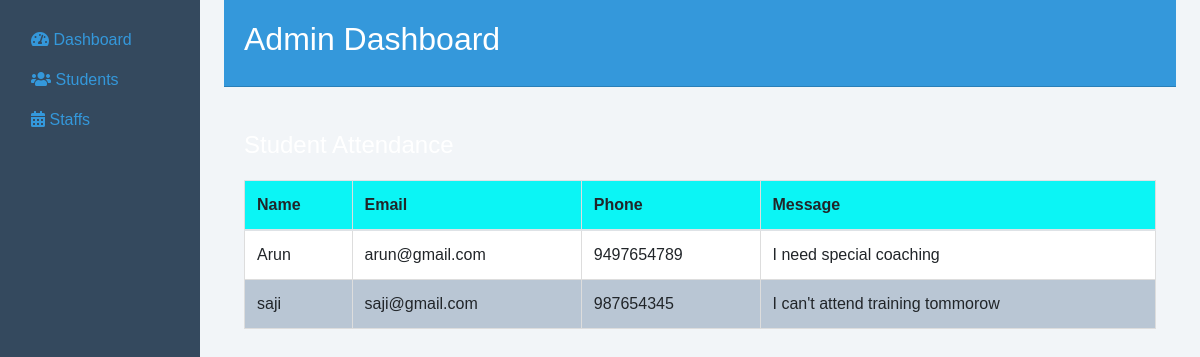
Before: /adminstudent with the older database file.
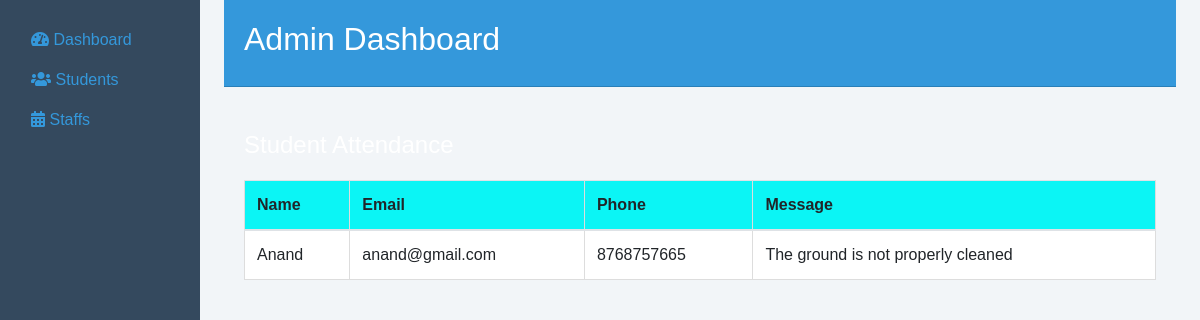
After: the same page with the newer database file.
### student/models.py (models this page shows)
class support(models.Model):
    name = models.CharField(blank=False,max_length=50)
    email = models.EmailField(blank=False,max_length=200)
    phone = models.IntegerField(blank=False)
    message = models.TextField(blank=False,max_length=250)

### Admin/views.py (the view)
# urls.py: path('adminstudent',adminstudent,name='adminstudent'),
def adminstudent(request):
    students = support.objects.all()
    return render(request,'adminhtml/adminstudent.html',{'students':students})

### templates/adminhtml/adminstudent.html (shortened to what this page needs)
{% extends 'baseadmin.html' %}
{% block content %}
{% load static %}
    <link href="https://maxcdn.bootstrapcdn.com/bootstrap/4.4.1/css/bootstrap.min.css" rel="stylesheet">
    <link href="https://cdnjs.cloudflare.com/ajax/libs/font-awesome/5.15.1/css/all.min.css" rel="stylesheet">
</head>
<body>
                <div class="main-content">
                    <div class="mt-4">
                        <h4>Student Attendance</h4>
                        <table class="table">
                            <thead>
                                <tr>
                                    <th scope="col">Name</th>
                                    <th scope="col">Email</th>
                                    <th scope="col">Phone</th>
                                    <th scope="col">Message</th>
                                </tr>
                            </thead>
                            <tbody>
                                {% for i in students %}
                                <tr>
                                    <td>{{ i.name }}</td>
                                    <td>{{ i.email }}</td>
                                    <td>{{ i.phone }}</td>
                                    <td>{{ i.message }}</td>
                                </tr>
                                {% endfor %}
                            </tbody>
                        </table>
                    </div>
                    </div>
                    </div>
                </div>
{% endblock content %}

### templates/baseadmin.html (shortened to what this page needs)
{% load static %}
<!DOCTYPE html>
<html lang="en">
<head>
    <link href="https://maxcdn.bootstrapcdn.com/bootstrap/4.4.1/css/bootstrap.min.css" rel="stylesheet">
    <link href="https://cdnjs.cloudflare.com/ajax/libs/font-awesome/5.15.1/css/all.min.css" rel="stylesheet">
    <link rel="stylesheet" href="{% static 'css/admin.css' %}">
    <link rel="stylesheet" href="{% static 'css/styles.css' %}">
</head>
<body>
    <div class="container-fluid">
        <div class="row">
            <nav class="col-md-2 d-none d-md-block sidebar">
                <div class="sidebar-sticky">
                    <ul class="nav flex-column">
                        <li class="nav-item">
                            <a class="nav-link active" href="{% url 'adminindex' %}">
                                <i class="fas fa-tachometer-alt"></i> Dashboard
                            </a>
                        </li>
                        <li class="nav-item">
                            <a class="nav-link" href="{% url 'adminstudent' %}">
                                <i class="fas fa-users"></i> Students
                            </a>
                        </li>
                        <li class="nav-item">
                            <a class="nav-link" href="{% url 'adminstaff' %}">
                                <i class="fas fa-calendar-alt"></i> Staffs
                            </a>
                        </li>
                    </ul>
                </div>
            </nav>
            <main role="main" class="col-md-9 ml-sm-auto col-lg-10 px-4">
                <div class="dashboard-header">
                    <h2>Admin Dashboard</h2>
                </div>
                {% block content %}
                {% endblock content %}
</body>
</html>

### static/css/admin.css (style rules this page uses)
body { background-color: #2c3e50; font-family: 'Arial', sans-serif; color: #fff; }
.dashboard-header { background-color: #7a45; padding: 20px; text-align: center; border-bottom: 1px solid #297fb8; display: flex; justify-content: space-between; align-items: center; }
.sidebar { background-color: #34495e; color: #fff; height: 100vh; padding-top: 20px; }
.main-content { padding: 20px; }

### static/css/styles.css (style rules this page uses)
body { font-family: Arial, sans-serif; }
h2 { text-align: center; }
table { width: 100%; border-collapse: collapse; margin-top: 20px; }
table th, table td { border: 1px solid #ddd; padding: 8px; }
table th { background-color: #0bf5f5; text-align: left; }

### templates/adminhtml/adminstudent.html (style rules this page uses)
body { background-color: #f2f5f8; font-family: 'Arial', sans-serif; color: #fff; margin: 0; }
.dashboard-header { background-color: #3498db; padding: 20px; text-align: center; display: flex; justify-content: space-between; align-items: center; }
.main-content { padding: 20px; }
.table { background-color: #fff; }
.sidebar { background-color: #34495e; color: #3498db; height: 100vh; padding-top: 20px; }
.sidebar-sticky { position: sticky; top: 20px; }
.nav-link { color: #3498db; }

Changed rows visible on the page:
removed support: name "Arun", email "arun@gmail.com", phone "9497654789", message "I need special coaching"
removed support: name "saji", email "saji@gmail.com", phone "987654345", message "I can't attend training tommorow"
added support: name "Anand", email "anand@gmail.com", phone "8768757665", message "The ground is not properly cleaned"
